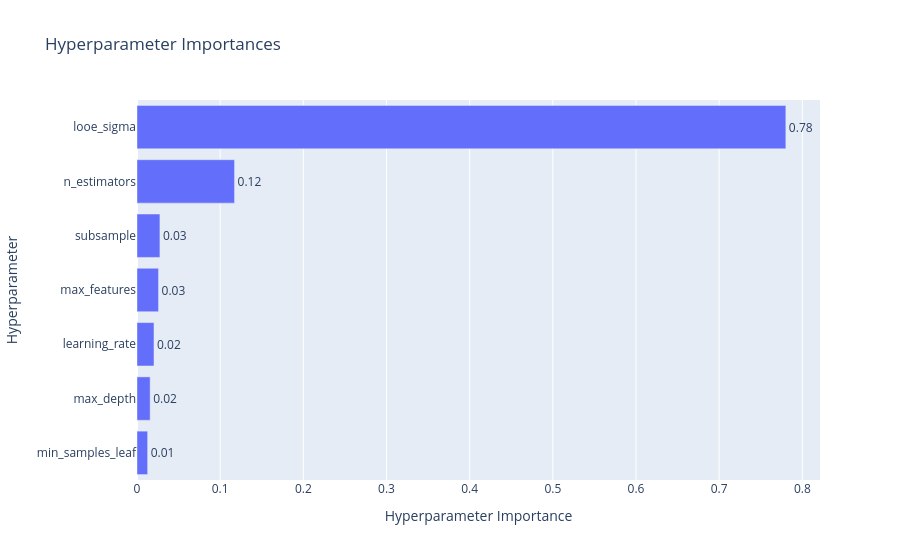

Notebook source saved alongside this figure:
### Code cell
gbm_study = optuna.load_study(
    study_name="gbm_study", 
    storage="sqlite:///optuna_studies/gbm_study.db" 
)
fig = vis.plot_param_importances(gbm_study)
fig.show()

### Figure 1 — Plotly figure (JSON) as saved in the notebook; plotly's stock layout.template omitted (floating-point values rounded to 4 significant figures)
{"data": [{"cliponaxis": false, "hovertemplate": ["min_samples_leaf (IntDistribution): 0.012809023629171329<extra></extra>", "max_depth (IntDistribution): 0.015815172986238475<extra></extra>", "learning_rate (FloatDistribution): 0.020412880094770346<extra></extra>", "max_features (FloatDistribution): 0.02591430100981281<extra></extra>", "subsample (FloatDistribution): 0.027566118566269077<extra></extra>", "n_estimators (IntDistribution): 0.1173020543428523<extra></extra>", "looe_sigma (FloatDistribution): 0.7801804493708855<extra></extra>"], "name": "Objective Value", "orientation": "h", "text": ["0.01", "0.02", "0.02", "0.03", "0.03", "0.12", "0.78"], "textposition": "outside", "type": "bar", "x": [0.01281, 0.01582, 0.02041, 0.02591, 0.02757, 0.1173, 0.7802], "y": ["min_samples_leaf", "max_depth", "learning_rate", "max_features", "subsample", "n_estimators", "looe_sigma"]}], "layout": {"title": {"text": "Hyperparameter Importances"}, "xaxis": {"title": {"text": "Hyperparameter Importance"}}, "yaxis": {"title": {"text": "Hyperparameter"}}}}
